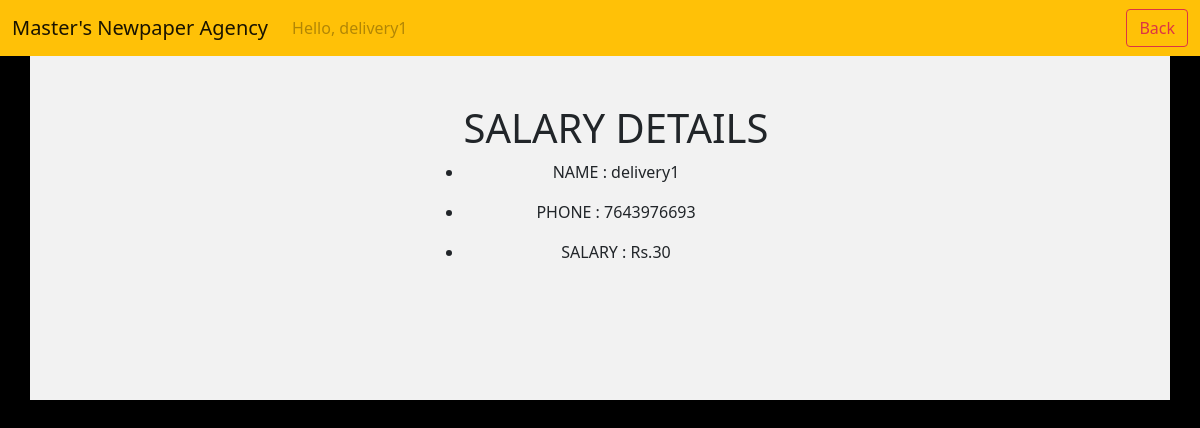
The page /salary/ (signed in) on the database as committed earlier.
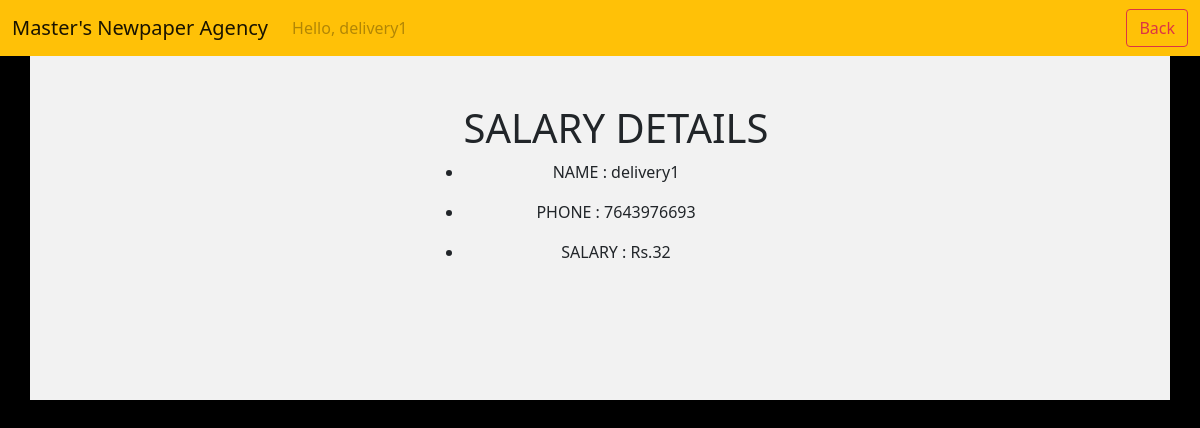
The same page on the database as committed later.
### accounts/models.py (models this page shows, shortened)
class Deliveryagent(models.Model):
    user = models.OneToOneField(User,null=True, blank = True, on_delete=models.CASCADE)
    name = models.CharField(max_length=200, null= True)
    phone = models.CharField(max_length=200, null=True)
    email = models.CharField(max_length=200)
    profile_pic = models.ImageField(default = "logo.wepg",null=True,blank=True)
    date_created = models.DateTimeField(auto_now_add=True)
    salary_option=models.BooleanField(default=False,null=True)
    salary=models.IntegerField(default=0,blank=True)

### accounts/views.py (the view)
# urls.py: path('salary/', views.salary, name='salary'),
def salary(request):
    deliveryagent=request.user.deliveryagent
    context={'deliveryagent':deliveryagent}
    return render(request,'accounts/salary.html',context)

### accounts/templates/accounts/salary.html (shortened to what this page needs)
 <!DOCTYPE html>
<html lang="en">
  {% load static %}
  <head>
    <link
      href="https://cdn.jsdelivr.net/npm/bootstrap@5.1.3/dist/css/bootstrap.min.css"
      rel="stylesheet"
    />
  </head>
  <body class=" bg-black">
  <nav class="navbar navbar-expand-lg navbar-light bg-warning fixed-top">
      <div class="container-fluid">
        <a class="navbar-brand" href="#">
         Master's Newpaper Agency
        </a>
        <div class="collapse navbar-collapse" id="navbarNavDropdown">
          <ul class="navbar-nav">
          <li class="nav-item">
              <a class="nav-link disabled">Hello, {{request.user}}</a>
            </li>
          </ul>
        </div>
       <a class="btn btn-outline-danger"  href= "{% url 'deliveryagenthome' %}" >Back</a>
      </div>
    </nav>
    <!DOCTYPE html>
    <div style="display:flex; justify-content:center; align-items:center; height:50vh;"class="container">
     <ul> <h1>SALARY DETAILS</h1>
    <li> <p>NAME : {{deliveryagent.name}}</p> </li>
   <li>  <p>PHONE : {{deliveryagent.phone}}</p>
     </li>
    <li>  <p>SALARY : Rs.{{deliveryagent.salary}}</p>
     </li>
     </ul>
  </div>
 </body>
</html>

Rows that differ between the two databases and show on the page:
changed Deliveryagent "delivery1": salary "30" → "32"
